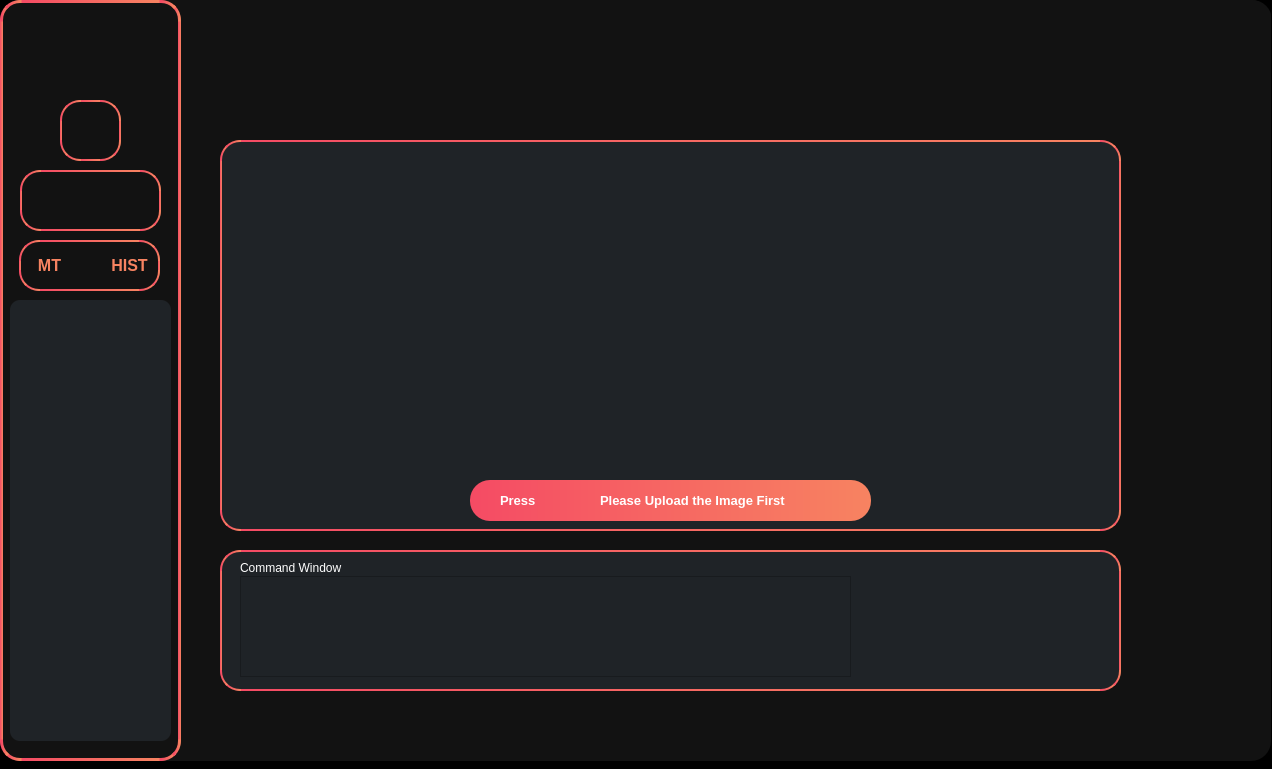
<?xml version="1.0" encoding="UTF-8"?>
<ui version="4.0">
 <class>MainWindow</class>
 <widget class="QMainWindow" name="MainWindow">
  <property name="enabled">
   <bool>true</bool>
  </property>
  <property name="geometry">
   <rect>
    <x>0</x>
    <y>0</y>
    <width>1272</width>
    <height>769</height>
   </rect>
  </property>
  <property name="windowTitle">
   <string>MainWindow</string>
  </property>
  <property name="styleSheet">
   <string notr="true">#MainWindow{border :200px solid black;}</string>
  </property>
  <property name="iconSize">
   <size>
    <width>27</width>
    <height>27</height>
   </size>
  </property>
  <property name="toolButtonStyle">
   <enum>Qt::ToolButtonIconOnly</enum>
  </property>
  <widget class="QWidget" name="centralwidget">
   <widget class="QGroupBox" name="mainwind">
    <property name="geometry">
     <rect>
      <x>0</x>
      <y>0</y>
      <width>1271</width>
      <height>761</height>
     </rect>
    </property>
    <property name="contextMenuPolicy">
     <enum>Qt::DefaultContextMenu</enum>
    </property>
    <property name="styleSheet">
     <string notr="true">#mainwind{background-Color :#121212;
color : rgb(255, 255, 255);
border-radius : 20px;
}</string>
    </property>
    <property name="title">
     <string notr="true"/>
    </property>
    <widget class="QGroupBox" name="botBox">
     <property name="geometry">
      <rect>
       <x>220</x>
       <y>550</y>
       <width>901</width>
       <height>141</height>
      </rect>
     </property>
     <property name="palette">
      <palette>
       <active>
        <colorrole role="WindowText">
         <brush brushstyle="SolidPattern">
          <color alpha="255">
           <red>255</red>
           <green>255</green>
           <blue>255</blue>
          </color>
         </brush>
        </colorrole>
        <colorrole role="Button">
         <brush brushstyle="SolidPattern">
          <color alpha="255">
           <red>31</red>
           <green>35</green>
           <blue>39</blue>
          </color>
         </brush>
        </colorrole>
        <colorrole role="Light">
         <brush brushstyle="SolidPattern">
          <color alpha="255">
           <red>0</red>
           <green>255</green>
           <blue>127</blue>
          </color>
         </brush>
        </colorrole>
        <colorrole role="Midlight">
         <brush brushstyle="SolidPattern">
          <color alpha="255">
           <red>255</red>
           <green>85</green>
           <blue>0</blue>
          </color>
         </brush>
        </colorrole>
        <colorrole role="Text">
         <brush brushstyle="SolidPattern">
          <color alpha="255">
           <red>255</red>
           <green>255</green>
           <blue>255</blue>
          </color>
         </brush>
        </colorrole>
        <colorrole role="ButtonText">
         <brush brushstyle="SolidPattern">
          <color alpha="255">
           <red>255</red>
           <green>255</green>
           <blue>255</blue>
          </color>
         </brush>
        </colorrole>
        <colorrole role="Base">
         <brush brushstyle="SolidPattern">
          <color alpha="255">
           <red>31</red>
           <green>35</green>
           <blue>39</blue>
          </color>
         </brush>
        </colorrole>
        <colorrole role="Window">
         <brush brushstyle="SolidPattern">
          <color alpha="255">
           <red>31</red>
           <green>35</green>
           <blue>39</blue>
          </color>
         </brush>
        </colorrole>
        <colorrole role="PlaceholderText">
         <brush brushstyle="NoBrush">
          <color alpha="128">
           <red>255</red>
           <green>255</green>
           <blue>255</blue>
          </color>
         </brush>
        </colorrole>
       </active>
       <inactive>
        <colorrole role="WindowText">
         <brush brushstyle="SolidPattern">
          <color alpha="255">
           <red>255</red>
           <green>255</green>
           <blue>255</blue>
          </color>
         </brush>
        </colorrole>
        <colorrole role="Button">
         <brush brushstyle="SolidPattern">
          <color alpha="255">
           <red>31</red>
           <green>35</green>
           <blue>39</blue>
          </color>
         </brush>
        </colorrole>
        <colorrole role="Light">
         <brush brushstyle="SolidPattern">
          <color alpha="255">
           <red>0</red>
           <green>255</green>
           <blue>127</blue>
          </color>
         </brush>
        </colorrole>
        <colorrole role="Midlight">
         <brush brushstyle="SolidPattern">
          <color alpha="255">
           <red>255</red>
           <green>85</green>
           <blue>0</blue>
          </color>
         </brush>
        </colorrole>
        <colorrole role="Text">
         <brush brushstyle="SolidPattern">
          <color alpha="255">
           <red>255</red>
           <green>255</green>
           <blue>255</blue>
          </color>
         </brush>
        </colorrole>
        <colorrole role="ButtonText">
         <brush brushstyle="SolidPattern">
          <color alpha="255">
           <red>255</red>
           <green>255</green>
           <blue>255</blue>
          </color>
         </brush>
        </colorrole>
        <colorrole role="Base">
         <brush brushstyle="SolidPattern">
          <color alpha="255">
           <red>31</red>
           <green>35</green>
           <blue>39</blue>
          </color>
         </brush>
        </colorrole>
        <colorrole role="Window">
         <brush brushstyle="SolidPattern">
          <color alpha="255">
           <red>31</red>
           <green>35</green>
           <blue>39</blue>
          </color>
         </brush>
        </colorrole>
        <colorrole role="PlaceholderText">
         <brush brushstyle="NoBrush">
          <color alpha="128">
           <red>255</red>
           <green>255</green>
           <blue>255</blue>
          </color>
         </brush>
        </colorrole>
       </inactive>
       <disabled>
        <colorrole role="WindowText">
         <brush brushstyle="SolidPattern">
          <color alpha="255">
           <red>255</red>
           <green>255</green>
           <blue>255</blue>
          </color>
         </brush>
        </colorrole>
        <colorrole role="Button">
         <brush brushstyle="SolidPattern">
          <color alpha="255">
           <red>31</red>
           <green>35</green>
           <blue>39</blue>
          </color>
         </brush>
        </colorrole>
        <colorrole role="Light">
         <brush brushstyle="SolidPattern">
          <color alpha="255">
           <red>0</red>
           <green>255</green>
           <blue>127</blue>
          </color>
         </brush>
        </colorrole>
        <colorrole role="Midlight">
         <brush brushstyle="SolidPattern">
          <color alpha="255">
           <red>255</red>
           <green>85</green>
           <blue>0</blue>
          </color>
         </brush>
        </colorrole>
        <colorrole role="Text">
         <brush brushstyle="SolidPattern">
          <color alpha="255">
           <red>255</red>
           <green>255</green>
           <blue>255</blue>
          </color>
         </brush>
        </colorrole>
        <colorrole role="ButtonText">
         <brush brushstyle="SolidPattern">
          <color alpha="255">
           <red>255</red>
           <green>255</green>
           <blue>255</blue>
          </color>
         </brush>
        </colorrole>
        <colorrole role="Base">
         <brush brushstyle="SolidPattern">
          <color alpha="255">
           <red>31</red>
           <green>35</green>
           <blue>39</blue>
          </color>
         </brush>
        </colorrole>
        <colorrole role="Window">
         <brush brushstyle="SolidPattern">
          <color alpha="255">
           <red>31</red>
           <green>35</green>
           <blue>39</blue>
          </color>
         </brush>
        </colorrole>
        <colorrole role="PlaceholderText">
         <brush brushstyle="NoBrush">
          <color alpha="128">
           <red>255</red>
           <green>255</green>
           <blue>255</blue>
          </color>
         </brush>
        </colorrole>
       </disabled>
      </palette>
     </property>
     <property name="styleSheet">
      <string notr="true">#botBox{background-Color :  #1f2327;;
border-radius : 20px;
border : 2px solid qlineargradient(spread:pad, x1:0, y1:1, x2:1, y2:1, stop:0 rgba(245, 75, 100, 255), stop:1 rgba(247, 131, 97, 255));
color:rgb(255,255,255);}
</string>
     </property>
     <property name="title">
      <string notr="true"/>
     </property>
     <widget class="QLabel" name="commwinlabel">
      <property name="geometry">
       <rect>
        <x>20</x>
        <y>10</y>
        <width>121</width>
        <height>16</height>
       </rect>
      </property>
      <property name="styleSheet">
       <string notr="true">#commwinlabel{border: 0 solid;
color:rgb(255,255,255);
} 
</string>
      </property>
      <property name="text">
       <string>Command Window</string>
      </property>
     </widget>
     <widget class="QTextEdit" name="commwin">
      <property name="geometry">
       <rect>
        <x>20</x>
        <y>26</y>
        <width>611</width>
        <height>101</height>
       </rect>
      </property>
      <property name="mouseTracking">
       <bool>false</bool>
      </property>
      <property name="styleSheet">
       <string notr="true">background-Color :  #1f2327;
color:rgb(255,255,255)</string>
      </property>
      <property name="readOnly">
       <bool>true</bool>
      </property>
     </widget>
    </widget>
    <widget class="QGroupBox" name="midBox">
     <property name="geometry">
      <rect>
       <x>220</x>
       <y>140</y>
       <width>901</width>
       <height>391</height>
      </rect>
     </property>
     <property name="palette">
      <palette>
       <active>
        <colorrole role="WindowText">
         <brush brushstyle="SolidPattern">
          <color alpha="255">
           <red>255</red>
           <green>255</green>
           <blue>255</blue>
          </color>
         </brush>
        </colorrole>
        <colorrole role="Button">
         <brush brushstyle="SolidPattern">
          <color alpha="255">
           <red>31</red>
           <green>35</green>
           <blue>39</blue>
          </color>
         </brush>
        </colorrole>
        <colorrole role="Light">
         <brush brushstyle="SolidPattern">
          <color alpha="255">
           <red>0</red>
           <green>255</green>
           <blue>127</blue>
          </color>
         </brush>
        </colorrole>
        <colorrole role="Midlight">
         <brush brushstyle="SolidPattern">
          <color alpha="255">
           <red>255</red>
           <green>85</green>
           <blue>0</blue>
          </color>
         </brush>
        </colorrole>
        <colorrole role="Text">
         <brush brushstyle="SolidPattern">
          <color alpha="255">
           <red>255</red>
           <green>255</green>
           <blue>255</blue>
          </color>
         </brush>
        </colorrole>
        <colorrole role="ButtonText">
         <brush brushstyle="SolidPattern">
          <color alpha="255">
           <red>255</red>
           <green>255</green>
           <blue>255</blue>
          </color>
         </brush>
        </colorrole>
        <colorrole role="Base">
         <brush brushstyle="SolidPattern">
          <color alpha="255">
           <red>31</red>
           <green>35</green>
           <blue>39</blue>
          </color>
         </brush>
        </colorrole>
        <colorrole role="Window">
         <brush brushstyle="SolidPattern">
          <color alpha="255">
           <red>31</red>
           <green>35</green>
           <blue>39</blue>
          </color>
         </brush>
        </colorrole>
        <colorrole role="PlaceholderText">
         <brush brushstyle="NoBrush">
          <color alpha="128">
           <red>255</red>
           <green>255</green>
           <blue>255</blue>
          </color>
         </brush>
        </colorrole>
       </active>
       <inactive>
        <colorrole role="WindowText">
         <brush brushstyle="SolidPattern">
          <color alpha="255">
           <red>255</red>
           <green>255</green>
           <blue>255</blue>
          </color>
         </brush>
        </colorrole>
        <colorrole role="Button">
         <brush brushstyle="SolidPattern">
          <color alpha="255">
           <red>31</red>
           <green>35</green>
           <blue>39</blue>
          </color>
         </brush>
        </colorrole>
        <colorrole role="Light">
         <brush brushstyle="SolidPattern">
          <color alpha="255">
           <red>0</red>
           <green>255</green>
           <blue>127</blue>
          </color>
         </brush>
        </colorrole>
        <colorrole role="Midlight">
         <brush brushstyle="SolidPattern">
          <color alpha="255">
           <red>255</red>
           <green>85</green>
           <blue>0</blue>
          </color>
         </brush>
        </colorrole>
        <colorrole role="Text">
         <brush brushstyle="SolidPattern">
          <color alpha="255">
           <red>255</red>
           <green>255</green>
           <blue>255</blue>
          </color>
         </brush>
        </colorrole>
        <colorrole role="ButtonText">
         <brush brushstyle="SolidPattern">
          <color alpha="255">
           <red>255</red>
           <green>255</green>
           <blue>255</blue>
          </color>
         </brush>
        </colorrole>
        <colorrole role="Base">
         <brush brushstyle="SolidPattern">
          <color alpha="255">
           <red>31</red>
           <green>35</green>
           <blue>39</blue>
          </color>
         </brush>
        </colorrole>
        <colorrole role="Window">
         <brush brushstyle="SolidPattern">
          <color alpha="255">
           <red>31</red>
           <green>35</green>
           <blue>39</blue>
          </color>
         </brush>
        </colorrole>
        <colorrole role="PlaceholderText">
         <brush brushstyle="NoBrush">
          <color alpha="128">
           <red>255</red>
           <green>255</green>
           <blue>255</blue>
          </color>
         </brush>
        </colorrole>
       </inactive>
       <disabled>
        <colorrole role="WindowText">
         <brush brushstyle="SolidPattern">
          <color alpha="255">
           <red>255</red>
           <green>255</green>
           <blue>255</blue>
          </color>
         </brush>
        </colorrole>
        <colorrole role="Button">
         <brush brushstyle="SolidPattern">
          <color alpha="255">
           <red>31</red>
           <green>35</green>
           <blue>39</blue>
          </color>
         </brush>
        </colorrole>
        <colorrole role="Light">
         <brush brushstyle="SolidPattern">
          <color alpha="255">
           <red>0</red>
           <green>255</green>
           <blue>127</blue>
          </color>
         </brush>
        </colorrole>
        <colorrole role="Midlight">
         <brush brushstyle="SolidPattern">
          <color alpha="255">
           <red>255</red>
           <green>85</green>
           <blue>0</blue>
          </color>
         </brush>
        </colorrole>
        <colorrole role="Text">
         <brush brushstyle="SolidPattern">
          <color alpha="255">
           <red>255</red>
           <green>255</green>
           <blue>255</blue>
          </color>
         </brush>
        </colorrole>
        <colorrole role="ButtonText">
         <brush brushstyle="SolidPattern">
          <color alpha="255">
           <red>255</red>
           <green>255</green>
           <blue>255</blue>
          </color>
         </brush>
        </colorrole>
        <colorrole role="Base">
         <brush brushstyle="SolidPattern">
          <color alpha="255">
           <red>31</red>
           <green>35</green>
           <blue>39</blue>
          </color>
         </brush>
        </colorrole>
        <colorrole role="Window">
         <brush brushstyle="SolidPattern">
          <color alpha="255">
           <red>31</red>
           <green>35</green>
           <blue>39</blue>
          </color>
         </brush>
        </colorrole>
        <colorrole role="PlaceholderText">
         <brush brushstyle="NoBrush">
          <color alpha="128">
           <red>255</red>
           <green>255</green>
           <blue>255</blue>
          </color>
         </brush>
        </colorrole>
       </disabled>
      </palette>
     </property>
     <property name="styleSheet">
      <string notr="true">#midBox{
border-radius : 20px;
color:rgb(255,255,255);
 QFrame:Raised;
border : 2px solid qlineargradient(spread:pad, x1:0, y1:1, x2:1, y2:1, stop:0 rgba(245, 75, 100, 255), stop:1 rgba(247, 131, 97, 255));

background-Color :  #1f2327;
}
</string>
     </property>
     <property name="title">
      <string notr="true"/>
     </property>
     <widget class="QLabel" name="mainImage">
      <property name="geometry">
       <rect>
        <x>250</x>
        <y>30</y>
        <width>381</width>
        <height>271</height>
       </rect>
      </property>
      <property name="text">
       <string notr="true"/>
      </property>
      <property name="pixmap">
       <pixmap>../UI Resources/Uploadimg.png</pixmap>
      </property>
      <property name="scaledContents">
       <bool>true</bool>
      </property>
     </widget>
     <widget class="QGroupBox" name="uploadhintGroup">
      <property name="geometry">
       <rect>
        <x>250</x>
        <y>340</y>
        <width>401</width>
        <height>41</height>
       </rect>
      </property>
      <property name="font">
       <font>
        <weight>75</weight>
        <bold>true</bold>
       </font>
      </property>
      <property name="styleSheet">
       <string notr="true">#uploadhintGroup{background-Color :qlineargradient(spread:pad, x1:0, y1:1, x2:1, y2:1, stop:0 rgba(245, 75, 100, 255), stop:1 rgba(247, 131, 97, 255));
color : rgb(255, 255, 255);
border-radius : 20px;}</string>
      </property>
      <property name="title">
       <string notr="true"/>
      </property>
      <widget class="QLabel" name="label_2">
       <property name="geometry">
        <rect>
         <x>130</x>
         <y>10</y>
         <width>241</width>
         <height>21</height>
        </rect>
       </property>
       <property name="font">
        <font>
         <family>MS Shell Dlg 2</family>
         <pointsize>10</pointsize>
         <weight>75</weight>
         <italic>false</italic>
         <bold>true</bold>
        </font>
       </property>
       <property name="styleSheet">
        <string notr="true">color:rgb(255,255,255);</string>
       </property>
       <property name="text">
        <string notr="true">Please Upload the Image First </string>
       </property>
      </widget>
      <widget class="QLabel" name="label_3">
       <property name="geometry">
        <rect>
         <x>90</x>
         <y>10</y>
         <width>31</width>
         <height>24</height>
        </rect>
       </property>
       <property name="text">
        <string notr="true"/>
       </property>
       <property name="pixmap">
        <pixmap>../UI Resources/plus Icon/plus 1.png</pixmap>
       </property>
       <property name="scaledContents">
        <bool>true</bool>
       </property>
      </widget>
      <widget class="QLabel" name="label_4">
       <property name="geometry">
        <rect>
         <x>30</x>
         <y>10</y>
         <width>51</width>
         <height>21</height>
        </rect>
       </property>
       <property name="font">
        <font>
         <family>MS Shell Dlg 2</family>
         <pointsize>10</pointsize>
         <weight>75</weight>
         <italic>false</italic>
         <bold>true</bold>
        </font>
       </property>
       <property name="styleSheet">
        <string notr="true">color:rgb(255,255,255);
</string>
       </property>
       <property name="text">
        <string notr="true">Press</string>
       </property>
      </widget>
     </widget>
    </widget>
    <widget class="QGroupBox" name="toolbar">
     <property name="geometry">
      <rect>
       <x>0</x>
       <y>0</y>
       <width>1271</width>
       <height>51</height>
      </rect>
     </property>
     <property name="styleSheet">
      <string notr="true">#toolbar{border-radius: 20px;}</string>
     </property>
     <property name="title">
      <string notr="true"/>
     </property>
     <widget class="QPushButton" name="minButton">
      <property name="geometry">
       <rect>
        <x>1079</x>
        <y>0</y>
        <width>61</width>
        <height>41</height>
       </rect>
      </property>
      <property name="styleSheet">
       <string notr="true">#minButton{background-Color : #121212;;border:0px solid black} #minButton:hover{background-Color : #57A773;}</string>
      </property>
      <property name="text">
       <string/>
      </property>
      <property name="icon">
       <iconset>
        <normaloff>UI Resources/Toolbar Icons/line.svg</normaloff>UI Resources/Toolbar Icons/line.svg</iconset>
      </property>
      <property name="iconSize">
       <size>
        <width>28</width>
        <height>35</height>
       </size>
      </property>
     </widget>
     <widget class="QPushButton" name="maximButton">
      <property name="geometry">
       <rect>
        <x>1140</x>
        <y>0</y>
        <width>61</width>
        <height>41</height>
       </rect>
      </property>
      <property name="styleSheet">
       <string notr="true">#maximButton{background-Color :#121212;;border:0px solid black} #maximButton:hover{background-Color :#F4A259}</string>
      </property>
      <property name="text">
       <string/>
      </property>
      <property name="icon">
       <iconset>
        <normaloff>UI Resources/Toolbar Icons/Square.svg</normaloff>UI Resources/Toolbar Icons/Square.svg</iconset>
      </property>
      <property name="iconSize">
       <size>
        <width>25</width>
        <height>25</height>
       </size>
      </property>
     </widget>
     <widget class="QPushButton" name="closeButton">
      <property name="geometry">
       <rect>
        <x>1201</x>
        <y>0</y>
        <width>71</width>
        <height>41</height>
       </rect>
      </property>
      <property name="styleSheet">
       <string notr="true">#closeButton{border-radius: 20px;background-Color : #121212;} #closeButton:hover{background-Color :#A71D31;border-radius: 20px}</string>
      </property>
      <property name="text">
       <string/>
      </property>
      <property name="icon">
       <iconset>
        <normaloff>UI Resources/Toolbar Icons/cross 1.svg</normaloff>UI Resources/Toolbar Icons/cross 1.svg</iconset>
      </property>
      <property name="iconSize">
       <size>
        <width>25</width>
        <height>25</height>
       </size>
      </property>
     </widget>
    </widget>
    <widget class="QGroupBox" name="navbarleft">
     <property name="geometry">
      <rect>
       <x>0</x>
       <y>0</y>
       <width>181</width>
       <height>761</height>
      </rect>
     </property>
     <property name="styleSheet">
      <string notr="true">#navbarleft{color:rgb(255,255,255);
border-radius: 20px;
border : 3px solid qlineargradient(spread:pad, x1:0, y1:1, x2:1, y2:1, stop:0 rgba(245, 75, 100, 255), stop:1 rgba(247, 131, 97, 255));}</string>
     </property>
     <property name="title">
      <string/>
     </property>
     <widget class="QGroupBox" name="projectBox">
      <property name="geometry">
       <rect>
        <x>10</x>
        <y>300</y>
        <width>161</width>
        <height>441</height>
       </rect>
      </property>
      <property name="styleSheet">
       <string notr="true">#projectBox{background-Color : #1f2327;
color : rgb(255, 255, 255);
border-radius : 10px;
border: 0px solid ;
}</string>
      </property>
      <property name="title">
       <string/>
      </property>
      <widget class="QListWidget" name="projectDirList">
       <property name="geometry">
        <rect>
         <x>10</x>
         <y>10</y>
         <width>141</width>
         <height>381</height>
        </rect>
       </property>
       <property name="whatsThis">
        <string notr="true"/>
       </property>
       <property name="styleSheet">
        <string notr="true">#projectDirList{background-Color : #1f2327;
color:(255,255,255);
border: 0px solid}</string>
       </property>
       <property name="horizontalScrollBarPolicy">
        <enum>Qt::ScrollBarAlwaysOff</enum>
       </property>
       <property name="spacing">
        <number>5</number>
       </property>
       <property name="itemAlignment">
        <set>Qt::AlignHCenter</set>
       </property>
      </widget>
      <widget class="QPushButton" name="deleteImgButton">
       <property name="geometry">
        <rect>
         <x>120</x>
         <y>400</y>
         <width>31</width>
         <height>31</height>
        </rect>
       </property>
       <property name="styleSheet">
        <string notr="true">background-Color : #1f2327;
color : rgb(255, 255, 255);
border-radius : 0px;</string>
       </property>
       <property name="text">
        <string notr="true"/>
       </property>
       <property name="icon">
        <iconset>
         <normaloff>../UI Resources/Trash Can/trashcan1.png</normaloff>../UI Resources/Trash Can/trashcan1.png</iconset>
       </property>
       <property name="iconSize">
        <size>
         <width>27</width>
         <height>27</height>
        </size>
       </property>
      </widget>
     </widget>
     <widget class="QLabel" name="logolabel">
      <property name="geometry">
       <rect>
        <x>10</x>
        <y>0</y>
        <width>161</width>
        <height>101</height>
       </rect>
      </property>
      <property name="styleSheet">
       <string notr="true">#logolabe{border-radius: 20px}</string>
      </property>
      <property name="text">
       <string/>
      </property>
      <property name="pixmap">
       <pixmap>../UI Resources/logo/logo.png</pixmap>
      </property>
      <property name="scaledContents">
       <bool>true</bool>
      </property>
     </widget>
     <widget class="QPushButton" name="uploadButton">
      <property name="geometry">
       <rect>
        <x>60</x>
        <y>100</y>
        <width>61</width>
        <height>61</height>
       </rect>
      </property>
      <property name="font">
       <font>
        <pointsize>9</pointsize>
        <weight>75</weight>
        <bold>true</bold>
       </font>
      </property>
      <property name="autoFillBackground">
       <bool>false</bool>
      </property>
      <property name="styleSheet">
       <string notr="true">#uploadButton{border-radius: 20px;
border:2px solid qlineargradient(spread:pad, x1:0, y1:1, x2:1, y2:1, stop:0 rgba(245, 75, 100, 255), stop:1 rgba(247, 131, 97, 255));
background-color :#121212;}
#uploadButton:hover{background-color: qlineargradient(spread:pad, x1:0, y1:1, x2:1, y2:1, stop:0 rgba(245, 75, 100, 255), stop:1 rgba(247, 131, 97, 255));}</string>
      </property>
      <property name="text">
       <string notr="true"/>
      </property>
      <property name="icon">
       <iconset>
        <normaloff>../UI Resources/plus Icon/plus 1.png</normaloff>../UI Resources/plus Icon/plus 1.png</iconset>
      </property>
      <property name="iconSize">
       <size>
        <width>40</width>
        <height>40</height>
       </size>
      </property>
     </widget>
     <widget class="QGroupBox" name="mthistgroup">
      <property name="geometry">
       <rect>
        <x>19</x>
        <y>240</y>
        <width>141</width>
        <height>51</height>
       </rect>
      </property>
      <property name="styleSheet">
       <string notr="true">#mthistgroup{border-radius: 20px;
border:2px solid qlineargradient(spread:pad, x1:0, y1:1, x2:1, y2:1, stop:0 rgba(245, 75, 100, 255), stop:1 rgba(247, 131, 97, 255));

}</string>
      </property>
      <property name="title">
       <string/>
      </property>
      <widget class="QPushButton" name="metaDataButton">
       <property name="geometry">
        <rect>
         <x>0</x>
         <y>0</y>
         <width>61</width>
         <height>51</height>
        </rect>
       </property>
       <property name="font">
        <font>
         <pointsize>12</pointsize>
         <weight>75</weight>
         <bold>true</bold>
        </font>
       </property>
       <property name="styleSheet">
        <string notr="true">#metaDataButton{border-radius: 20px;
color: qlineargradient(spread:pad, x1:0, y1:1, x2:1, y2:1, stop:0 rgba(245, 75, 100, 255), stop:1 rgba(247, 131, 97, 255));;}
#metaDataButton:hover{background-color: qlineargradient(spread:pad, x1:0, y1:1, x2:1, y2:1, stop:0 rgba(245, 75, 100, 255), stop:1 rgba(247, 131, 97, 255));
color: rgb(255,255,255)
}</string>
       </property>
       <property name="text">
        <string notr="true">MT</string>
       </property>
      </widget>
      <widget class="QPushButton" name="histogramButton">
       <property name="geometry">
        <rect>
         <x>80</x>
         <y>0</y>
         <width>61</width>
         <height>51</height>
        </rect>
       </property>
       <property name="font">
        <font>
         <pointsize>12</pointsize>
         <weight>75</weight>
         <bold>true</bold>
        </font>
       </property>
       <property name="styleSheet">
        <string notr="true">#histogramButton{border-radius: 20px;
color: qlineargradient(spread:pad, x1:0, y1:1, x2:1, y2:1, stop:0 rgba(245, 75, 100, 255), stop:1 rgba(247, 131, 97, 255));;}
#histogramButton:hover{background-color: qlineargradient(spread:pad, x1:0, y1:1, x2:1, y2:1, stop:0 rgba(245, 75, 100, 255), stop:1 rgba(247, 131, 97, 255));
color: rgb(255,255,255)
}</string>
       </property>
       <property name="text">
        <string notr="true">HIST</string>
       </property>
      </widget>
     </widget>
     <widget class="QGroupBox" name="playstopgroup">
      <property name="geometry">
       <rect>
        <x>20</x>
        <y>170</y>
        <width>141</width>
        <height>61</height>
       </rect>
      </property>
      <property name="styleSheet">
       <string notr="true">#playstopgroup{border-radius: 20px;
border:2px solid qlineargradient(spread:pad, x1:0, y1:1, x2:1, y2:1, stop:0 rgba(245, 75, 100, 255), stop:1 rgba(247, 131, 97, 255));
}</string>
      </property>
      <property name="title">
       <string/>
      </property>
      <widget class="QPushButton" name="runbutton">
       <property name="geometry">
        <rect>
         <x>0</x>
         <y>0</y>
         <width>61</width>
         <height>61</height>
        </rect>
       </property>
       <property name="styleSheet">
        <string notr="true">#runbutton{border-radius: 20px;}

#runbutton:hover{background-color: qlineargradient(spread:pad, x1:0, y1:1, x2:1, y2:1, stop:0 rgba(245, 75, 100, 255), stop:1 rgba(247, 131, 97, 255));
border-radius: 20px;}
</string>
       </property>
       <property name="text">
        <string notr="true"/>
       </property>
       <property name="icon">
        <iconset>
         <normaloff>../play Button.png</normaloff>../play Button.png</iconset>
       </property>
       <property name="iconSize">
        <size>
         <width>35</width>
         <height>35</height>
        </size>
       </property>
      </widget>
      <widget class="QPushButton" name="stopbutton">
       <property name="geometry">
        <rect>
         <x>80</x>
         <y>0</y>
         <width>61</width>
         <height>61</height>
        </rect>
       </property>
       <property name="styleSheet">
        <string notr="true">#stopbutton{border-radius: 20px;}

#stopbutton:hover{background-color: qlineargradient(spread:pad, x1:0, y1:1, x2:1, y2:1, stop:0 rgba(245, 75, 100, 255), stop:1 rgba(247, 131, 97, 255));
border-radius: 20px;}
</string>
       </property>
       <property name="text">
        <string notr="true"/>
       </property>
       <property name="icon">
        <iconset>
         <normaloff>../stopButton.png</normaloff>../stopButton.png</iconset>
       </property>
       <property name="iconSize">
        <size>
         <width>35</width>
         <height>35</height>
        </size>
       </property>
      </widget>
     </widget>
     <zorder>logolabel</zorder>
     <zorder>projectBox</zorder>
     <zorder>mthistgroup</zorder>
     <zorder>uploadButton</zorder>
     <zorder>playstopgroup</zorder>
    </widget>
    <zorder>toolbar</zorder>
    <zorder>botBox</zorder>
    <zorder>midBox</zorder>
    <zorder>navbarleft</zorder>
   </widget>
  </widget>
 </widget>
 <tabstops>
  <tabstop>maximButton</tabstop>
  <tabstop>closeButton</tabstop>
  <tabstop>metaDataButton</tabstop>
  <tabstop>histogramButton</tabstop>
  <tabstop>uploadButton</tabstop>
  <tabstop>projectDirList</tabstop>
  <tabstop>deleteImgButton</tabstop>
 </tabstops>
 <resources/>
 <connections/>
</ui>
